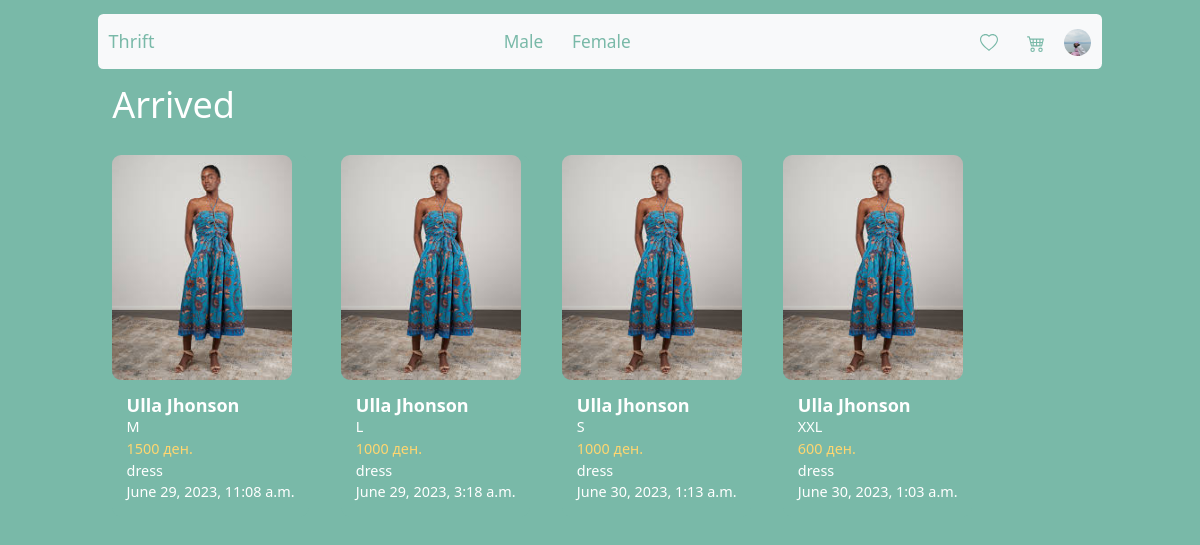
Page /arrived (signed in) on the committed database.
### Thrift/models.py (models this page shows, shortened)
class CustomUser(AbstractUser):
    image = models.ImageField(null=True, blank=True)
    groups = models.ManyToManyField(Group, related_name='custom_users', null=True, blank=True)
    user_permissions = models.ManyToManyField(Permission, related_name='custom_users', null=True, blank=True)

class Product(models.Model):
    user = models.ForeignKey(CustomUser, on_delete=models.CASCADE)
    price = models.PositiveIntegerField()
    conditionValues=[
        ('Лоша', 'Bad'),
        ('Средна', 'Average'),
        ('Добра', 'Good'),
        ('Одлична', 'Great')
    ]
    sizeValues=[
        ('XXS', 'Extra Extra Small'),
        ('XS', 'Extra Small'),
        ('S', 'Small'),
        ('M', 'Medium'),
        ('L', 'Large'),
        ('XL', 'Extra Large'),
        ('XXL', 'Extra Extra Large')
    ]
    condition = models.CharField(max_length=255,choices=conditionValues)
    size = models.CharField(max_length=255,choices=sizeValues)
    description = models.CharField(max_length=255)
    shop = models.CharField(max_length=255)
    typeClothes = [
        ('Фустан', 'Dress'),
        ('Панталони', 'Pants'),
        ('Блуза', 'Shirt'),
        ('Џемпер', 'Jumpers'),
        ('Јакна', 'Coat'),
        ('Фармерки', 'Jeans'),
        ('Аксесоари', 'Accessories'),
        ('Суќна', 'Skirt')
    ]
    type = models.CharField(max_length=255,choices=typeClothes)
    colors = models.ManyToManyField(Color, null=True, blank=True)
    genders=[
        ('M','Male'),
        ('F','Female')
    ]
    gender = models.CharField(max_length=255,choices=genders)
    sold = models.BooleanField(null=True,blank=True)
    sent = models.BooleanField(null=True,blank=True)
    date_sent=models.DateTimeField(auto_now=True)
    accepted = models.BooleanField(null=True,blank=True)
    date_accepted = models.DateTimeField(auto_now=True)

class ImageProd(models.Model):
    image=models.ImageField()
    product=models.ForeignKey(Product,on_delete=models.CASCADE,related_name='images')

### Thrift/views.py (the view)
# urls.py: path("arrived", arrived, name="arrived"),
@login_required()
def arrived(request):
    orders = Order.objects.filter(user=request.user).all()
    products = []
    for o in orders:
        if o.product.sold and o.product.sent and o.product.accepted:
            products.append(o.product)
    context = {'products': products}
    return render(request, 'arrived.html', context)

### templates/arrived.html
{% extends "base_generic.html" %}
{% block content %}
    <h1 class="m-3">Arrived</h1>
<div class="card-deck">
            {% for product in products %}
                <a href="{% url 'product-details' product.id %}" style="text-decoration: none;color: inherit;">
                    <div class="card m-3"
                         style="flex-direction: column;display: inline-block;height:fit-content;border-width: 0px">
                        <img style="width: 200px;height: 250px" src="{{ product.images.first.image.url }}" class="card-img-top rounded-img" alt="Item 1">
                        <div class="card-body">
                            <h5 class="card-title m-0">{{ product.shop }}</h5>
                            <p class="card-text m-0">{{ product.size }}</p>
                            <p class="card-text card-price m-0">{{ product.price }} ден.</p>
                            <p class="card-text m-0">{{ product.description }}</p>
                            <p class="card-text m-0">{{ product.date_accepted }}</p>
                        </div>
                    </div>
                </a>
            {% endfor %}
        </div>
{% endblock %}

### templates/base_generic.html (shortened to what this page needs)
<!DOCTYPE html>
<html>
<head>
  <link rel="stylesheet" href="https://cdnjs.cloudflare.com/ajax/libs/twitter-bootstrap/5.3.0/css/bootstrap.min.css">
</head>
<body>
  <div class="container">
      <nav class="navbar navbar-light bg-light menu rounded mt-3">
  <div class="container-fluid">
    <a class="navbar-brand" href="/index">Thrift</a>
        <ul class="nav justify-content-center">
        <li class="nav-item">
            <a class="nav-link active" style="font-size: larger" href="/male">Male</a>
        </li>
        <li class="nav-item">
            <a class="nav-link" style="font-size: larger" href="/female">Female</a>
        </li>
        </ul>
       {% if user.is_authenticated %}
            <ul class="nav justify-content-end">
                <li class="nav-item">
                    <a class="nav-link" href="/favorites"><span style="font-size: 1.2em;">
                    </span>
                    </a>
                </li>
                <li class="nav-item">
                    <a class="nav-link" href=/cart><span style="font-size: 1.2em;">
                    </span></a>
                </li>
            <li class="nav-item" style="padding-top: 8px;padding-left: 6px">
                <a href="{% url 'profile' user.id %}">
                    {% if user.image %}
                    <img class="rounded-circle"   width="30" height="30" alt="avatar1" src="{{ user.image.url }}" />
                    {% else %}
                        <img class="rounded-circle"   width="30" height="30" alt="avatar1" src="https://st3.depositphotos.com/6672868/13701/v/450/depositphotos_137014128-stock-illustration-user-profile-icon.jpg" />
                    {% endif %}
                        </a>
            </li>
            </ul>
       {% endif %}
    </div>
</nav>
    {% block content %}
    {% endblock %}
  </div>
</body>
</html>

### templates/base_generic.html (style rules this page uses)
body { background-color: #79b9a8; color: #fff; }
.menu { background-color: #fff; color: #79b9a8; }
.menu a { color: #79b9a8; }
.rounded-img { border-radius: 10px; }
.card { background-color: #79b9a8; color: #fff; border-radius: 10px; margin-bottom: 20px; }
.card-title { font-weight: bold; }
.card-price { color: #ffd670; }
@media only screen and (max-width: 1200px) { .card img { width: 40%; } }
.card { align-items: center; }
.card { flex-direction: row; }
html { zoom: 90%; }

### rows in the picture
CustomUser: image (picture)
Product: images.first.image (picture), shop "Ulla Jhonson", size "M", price "1500", description "dress", date_accepted "June 29, 2023, 11:08 a.m."
Product: images.first.image (picture), shop "Ulla Jhonson", size "L", price "1000", description "dress", date_accepted "June 29, 2023, 3:18 a.m."
Product: images.first.image (picture), shop "Ulla Jhonson", size "S", price "1000", description "dress", date_accepted "June 30, 2023, 1:13 a.m."
Product: images.first.image (picture), shop "Ulla Jhonson", size "XXL", price "600", description "dress", date_accepted "June 30, 2023, 1:03 a.m."
